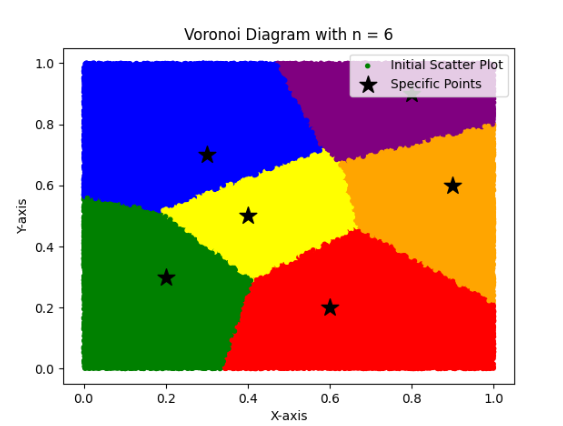

Recreate this plot in Python.
import matplotlib.pyplot as plt
import numpy as np
import math

class Voronoi:
    def __init__(self, points, colors):
        if len(colors) != len(points):
            raise ValueError("The length of colors must "
                             "be equal to number of "
                             "specific values!")
        self._x = np.random.rand(100000)
        self._y = np.random.rand(100000)
        self.points = points
        self.colors = []
        self.color_map = dict(zip(self.points, colors))

    # euclidean distance for finding distances between points
    def euclidean_distance(self, p_x, p_y, q_x, q_y):
        return math.sqrt((q_x - p_x) ** 2 + (q_y - p_y) ** 2)

    # a naive implementation for computing voronoi diagrams
    def naive_voronoi(self):
        for i, j in zip(self._x, self._y):
            min_distance = self.euclidean_distance(i, j, self.points[0][0], self.points[0][1])
            min_point = self.points[0]
            for point in self.points:
                if self.euclidean_distance(i, j, point[0], point[1]) < min_distance:
                    min_distance = self.euclidean_distance(i, j, point[0], point[1])
                    min_point = point
            self.colors.append(self.color_map[min_point])

    # plot the voronoi diagram
    def plot(self):
        plt.scatter(self._x, self._y, c=self.colors, s=10, label='Initial Scatter Plot')
        plt.scatter([point[0] for point in self.points], [point[1] for point in self.points], c='black', s=200, marker='*', label='Specific Points')

        plt.xlabel('X-axis')
        plt.ylabel('Y-axis')
        plt.title('Voronoi Diagram with n = ' + str(len(self.points)))
        plt.legend()

        plt.show()

# Testing out voronoi with n = 6!
voronoi = Voronoi([(0.3, 0.7), (0.6, 0.2), (0.4, 0.5), (0.8, 0.9), (0.2, 0.3), (0.9, 0.6)],
             ["blue", "red", "yellow", "purple", "green", "orange"])
voronoi.naive_voronoi()
voronoi.plot()
